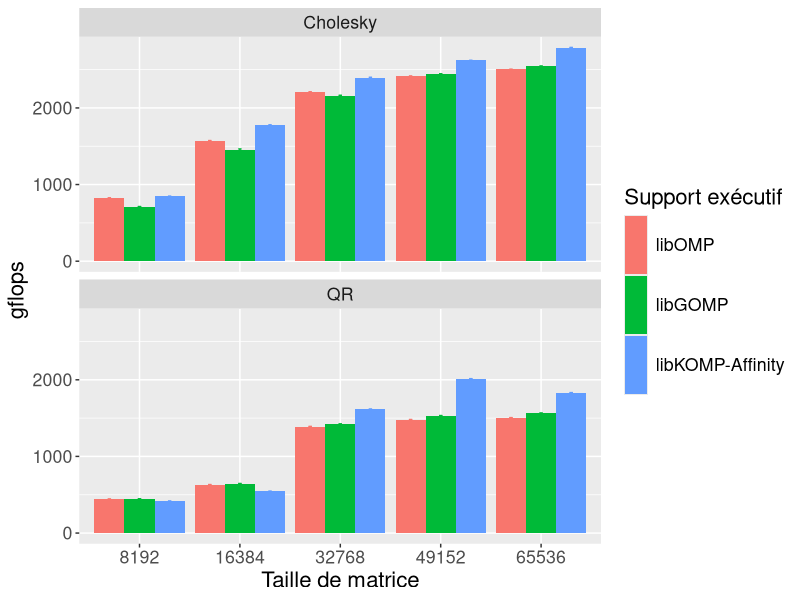
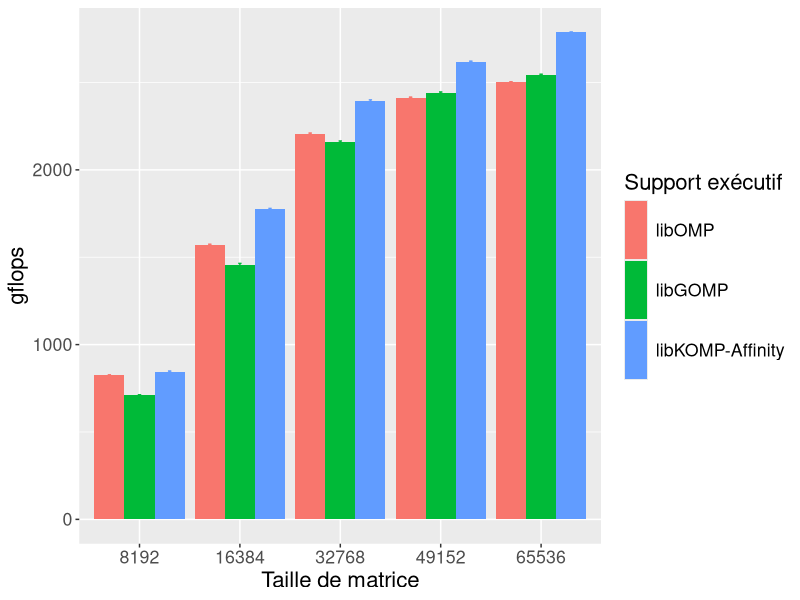

Reproduce these figures in R, in order.
library(ggplot2)
library(plyr)

wholeframe=read.table("./all_data.dat", header=TRUE)



pdf("graph_details_qr_cholesky_idchire.pdf", width = 10, height=10)

wholeframe$program = revalue(wholeframe$program, c("dpotrf_taskdep"="Cholesky", "dgeqrf_taskdep"="QR"))
wholeframe$program = factor(wholeframe$program, levels=c("Cholesky","QR"), labels=c("Cholesky", "QR"))

myplot = ggplot(wholeframe, aes(x=factor(size), y = gflops, fill=runtime))
myplot = myplot + geom_bar(stat="identity", position=position_dodge())
myplot = myplot + geom_errorbar(position=position_dodge(0.9), aes(color=runtime, ymin=gflops-(2*std/iterations), ymax=gflops+(2*std/iterations), width=.1))
myplot = myplot + facet_wrap(~program, ncol=1)
myplot = myplot + theme(legend.position="right", text=element_text(size=16))
myplot = myplot + scale_x_discrete(name="Taille de matrice")
#myplot = myplot + scale_color_grey()
#myplot = myplot + ggtitle("Cholesky and QR performances for multiple sizes\n")
myplot = myplot + scale_fill_discrete(name="Support exécutif", labels=c("libOMP", "libGOMP", "libKOMP-Affinity"))
myplot = myplot + guides(fill=guide_legend(nrow=3, byrow=TRUE, keyheight=3), color=FALSE)



print(myplot)
dev.off()

pdf("graph_details_cholesky_idchire.pdf", width = 10, height=6)

wholeframe$program = revalue(wholeframe$program, c("dpotrf_taskdep"="Cholesky", "dgeqrf_taskdep"="QR"))
wholeframe$program = factor(wholeframe$program, levels=c("Cholesky","QR"), labels=c("Cholesky", "QR"))
wholeframe=subset(wholeframe, program=="Cholesky")

myplot = ggplot(wholeframe, aes(x=factor(size), y = gflops, fill=runtime))
myplot = myplot + geom_bar(stat="identity", position=position_dodge())
myplot = myplot + geom_errorbar(position=position_dodge(0.9), aes(color=runtime, ymin=gflops-(2*std/iterations), ymax=gflops+(2*std/iterations), width=.1))
#myplot = myplot + facet_wrap(~program, ncol=1)
myplot = myplot + theme(legend.position="right", text=element_text(size=16))
myplot = myplot + scale_x_discrete(name="Taille de matrice")
#myplot = myplot + scale_color_grey()
#myplot = myplot + ggtitle("Cholesky and QR performances for multiple sizes\n")
myplot = myplot + scale_fill_discrete(name="Support exécutif", labels=c("libOMP", "libGOMP", "libKOMP-Affinity"))
myplot = myplot + guides(fill=guide_legend(nrow=3, byrow=TRUE, keyheight=3), color=FALSE)



print(myplot)
dev.off()
